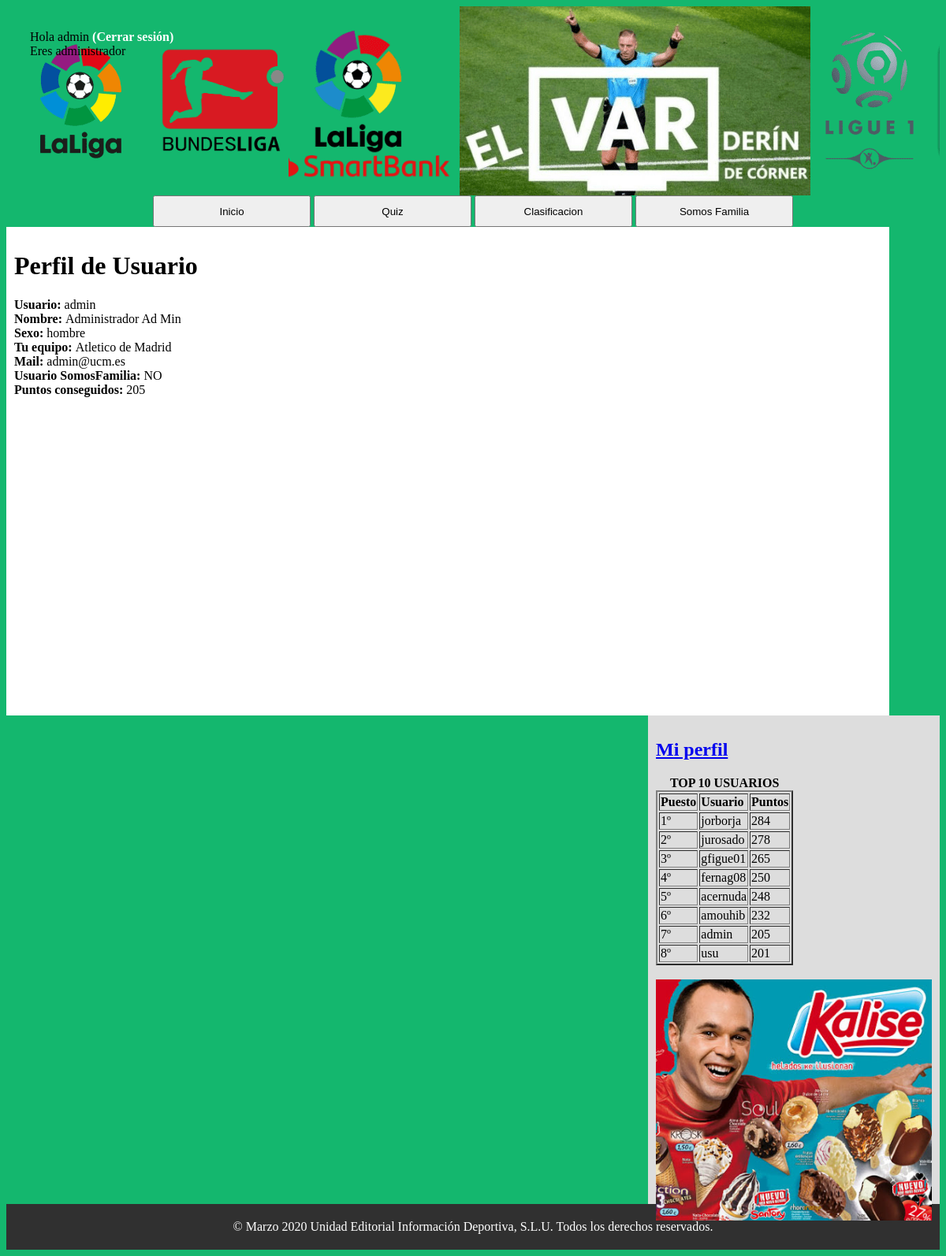
The page /mostrarPerfil.php (signed in) on the database its author committed.
### tables this page shows
CREATE TABLE `usuarios` (
  `IdUsuario` int(10) NOT NULL,
  `Nombre` varchar(30) NOT NULL,
  `Apellido1` varchar(30) NOT NULL,
  `Apellido2` varchar(30) NOT NULL,
  `Sexo` varchar(10) NOT NULL,
  `EquipoFavorito` varchar(50) NOT NULL,
  `NombreUsuario` varchar(50) NOT NULL,
  `Contrasena` varchar(100) NOT NULL,
  `Email` varchar(100) NOT NULL,
  `Administrador` tinyint(1) NOT NULL,
  `SomosFamilia` tinyint(1) NOT NULL,
  `Puntos` int(10) NOT NULL
);

### DAO.php (called while the page is built, shortened)
<?php
class DAO {
	protected $db;
 	public function __construct(){
        if (!$this->db)
        {
            $this->db = new mysqli('localhost', 'userLocal', 'Ua8smYv6GzqsNnsy', 'varderindecorner');
		}
    }
}
?>

### UsuarioSA.php (called while the page is built, shortened)
<?php
require_once('UsuarioDAO.php');
class UsuarioSA {
    protected $usuarioDAO;
	public function getUsuario($nombre){
		if(!$this->usuarioDAO){
			$this->usuarioDAO = new UsuarioDAO();
		}
		$aux = $this->usuarioDAO;
		$res = $aux->getUsuario($nombre);
		return $res;
	}
	public function devuelveRanking(){
		if(!$this->usuarioDAO){
			$this->usuarioDAO = new UsuarioDAO();
		}
		$aux = $this->usuarioDAO;
		return $aux->devuelveRanking();
	}
}
?>

### UsuarioDAO.php (called while the page is built, shortened)
<?php
require_once('DAO.php');
class UsuarioDAO extends DAO{
	public function getUsuario($nombre) {
		$db = $this->db;
		$sql = "SELECT * from usuarios where NombreUsuario = '$nombre'";
		$consulta = mysqli_query($db, $sql);
        return  $obj = $consulta->fetch_object();
    }
    public function devuelveRanking(){
    	$db = $this->db;
    	$sql = "SELECT NombreUsuario, Puntos FROM usuarios ORDER BY Puntos DESC, NombreUsuario ASC LIMIT 10";
    	$consulta = mysqli_query($db, $sql);
    	return $consulta;
    }
}
?>

### mostrarPerfil.php (the view, shortened to what this page needs)
<?php session_start();
$usuario=$_SESSION['nombre'];
require_once('UsuarioSA.php');
?>
<!DOCTYPE html>
<html>
<head>
	<link rel="stylesheet" type="text/css" href="estilo.css" />
</head>
<body>
	<?php
		require("cabecera.php");
	?>
	<div id="contenido">
		<h1>Perfil de Usuario</h1>
		<?php
			$usuarioSA = new UsuarioSA();
			$perfil = $usuarioSA->getUsuario($usuario);
			echo "<b>Usuario: </b>" . $perfil->NombreUsuario . "<br>";
			echo "<b>Nombre: </b>" .$perfil->Nombre ." ".$perfil->Apellido1 ." ". $perfil->Apellido2 . "<br>";
			echo "<b>Sexo: </b>" . $perfil->Sexo . "<br>";
			echo "<b>Tu equipo: </b>" . $perfil->EquipoFavorito . "<br>";
			echo "<b>Mail: </b>" . $perfil->Email . "<br>";
			if($perfil->SomosFamilia){
				echo"<b>Usuario SomosFamilia: </b> SI <br>";
			}else{
				echo"<b>Usuario SomosFamilia: </b> NO <br>";
			}
			echo "<b>Puntos conseguidos: </b>" . $perfil->Puntos . "<br>";
		?>
	</div>
	<?php
		require("sidebarDer.php");
		require("pie.php");
	?>
</body>
</html>

### sidebarDer.php
<div id="sidebar-right">
	<div id="perfil">
		<?php
			if (isset($_SESSION["login"]) && ($_SESSION["login"]==true)) {
				echo "<h2><a href='mostrarPerfil.php'>Mi perfil</a></h2>";
			}
		?>
	</div>
	<div id="ranking">
		<?php
			require_once('UsuarioSA.php');
			$usuarioSA = new UsuarioSA();
			$lista = $usuarioSA->devuelveRanking();
		?>
		<table border="2">
			<caption><b>TOP 10 USUARIOS</b></caption>
			<tr>
				<td><b>Puesto</b></td>
				<td><b>Usuario</b></td>
				<td><b>Puntos</b></td>
			</tr>
		<?php
			$i = 1;
			while($mostrar=mysqli_fetch_object($lista)){
				echo "<tr>";
					echo "<td>".$i."º</td>";
					echo "<td>".$mostrar->NombreUsuario."</td>";
					echo "<td>".$mostrar->Puntos."</td>";
				echo "</tr>";
				$i++;
			}
		?>
		</table>
		<br>
	</div>
	<div id="anuncios">
		<img src="./img/kaliseParaTodos.png" alt="kalise para todos" width="350">
	</div>
</div>

### estilo.css (style rules this page uses)
body { background-color: #14B76E; }
div#sidebar-right { padding: 10px; float: right; width: 350px; height: 600px; background-color: #dddddd; }
div#contenido { padding: 10px; float: left; min-height: 600px; width: 1100px; background-color: white; }

### rows shown on the page
usuarios: NombreUsuario "admin", Nombre "Administrador", Apellido1 "Ad", Apellido2 "Min", Sexo "hombre", EquipoFavorito "Atletico de Madrid", Email "admin@ucm.es", Puntos "205"
usuarios: NombreUsuario "jorborja", Puntos "284"
usuarios: NombreUsuario "jurosado", Puntos "278"
usuarios: NombreUsuario "gfigue01", Puntos "265"
usuarios: NombreUsuario "fernag08", Puntos "250"
usuarios: NombreUsuario "acernuda", Puntos "248"
usuarios: NombreUsuario "amouhib", Puntos "232"
usuarios: NombreUsuario "usu", Puntos "201"

### other values the page prints
$_SESSION['nombre'] "admin"
